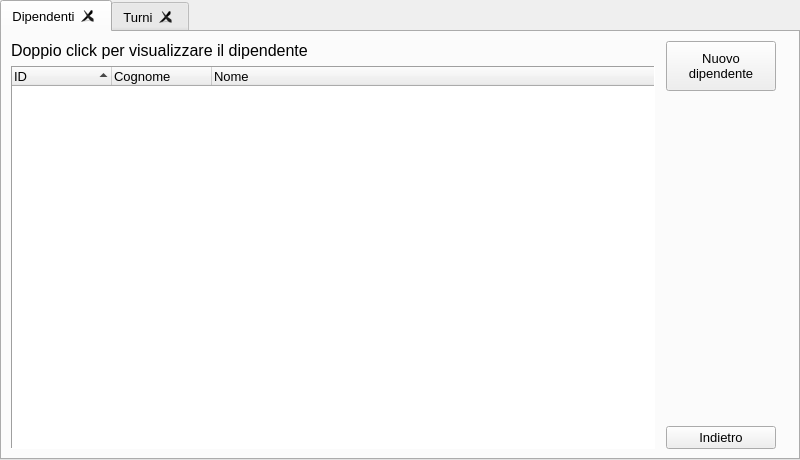
<?xml version="1.0" encoding="UTF-8"?>
<ui version="4.0">
 <class>tabWidget</class>
 <widget class="QTabWidget" name="tabWidget">
  <property name="geometry">
   <rect>
    <x>0</x>
    <y>0</y>
    <width>800</width>
    <height>460</height>
   </rect>
  </property>
  <property name="minimumSize">
   <size>
    <width>800</width>
    <height>460</height>
   </size>
  </property>
  <property name="font">
   <font>
    <family>Arial</family>
    <pointsize>10</pointsize>
   </font>
  </property>
  <property name="windowTitle">
   <string>Gestione Dipendenti</string>
  </property>
  <property name="currentIndex">
   <number>0</number>
  </property>
  <property name="elideMode">
   <enum>Qt::ElideLeft</enum>
  </property>
  <property name="usesScrollButtons">
   <bool>true</bool>
  </property>
  <property name="documentMode">
   <bool>false</bool>
  </property>
  <property name="tabsClosable">
   <bool>true</bool>
  </property>
  <property name="movable">
   <bool>false</bool>
  </property>
  <widget class="QWidget" name="tabDipendenti">
   <property name="font">
    <font>
     <family>Arial</family>
     <pointsize>10</pointsize>
    </font>
   </property>
   <attribute name="title">
    <string>Dipendenti</string>
   </attribute>
   <layout class="QGridLayout" name="gridLayout">
    <property name="rightMargin">
     <number>11</number>
    </property>
    <item row="0" column="0">
     <widget class="QLabel" name="labelDipendenti">
      <property name="sizePolicy">
       <sizepolicy hsizetype="Expanding" vsizetype="Preferred">
        <horstretch>0</horstretch>
        <verstretch>0</verstretch>
       </sizepolicy>
      </property>
      <property name="minimumSize">
       <size>
        <width>350</width>
        <height>0</height>
       </size>
      </property>
      <property name="font">
       <font>
        <family>Arial</family>
        <pointsize>12</pointsize>
        <weight>50</weight>
        <bold>false</bold>
        <underline>false</underline>
        <strikeout>false</strikeout>
        <kerning>true</kerning>
       </font>
      </property>
      <property name="frameShape">
       <enum>QFrame::NoFrame</enum>
      </property>
      <property name="frameShadow">
       <enum>QFrame::Sunken</enum>
      </property>
      <property name="lineWidth">
       <number>1</number>
      </property>
      <property name="midLineWidth">
       <number>0</number>
      </property>
      <property name="text">
       <string>Doppio click per visualizzare il dipendente</string>
      </property>
      <property name="alignment">
       <set>Qt::AlignBottom|Qt::AlignLeading|Qt::AlignLeft</set>
      </property>
      <property name="wordWrap">
       <bool>false</bool>
      </property>
     </widget>
    </item>
    <item row="1" column="0">
     <widget class="QTreeWidget" name="treeWidgetDipendenti">
      <property name="sizePolicy">
       <sizepolicy hsizetype="Expanding" vsizetype="Expanding">
        <horstretch>0</horstretch>
        <verstretch>0</verstretch>
       </sizepolicy>
      </property>
      <property name="minimumSize">
       <size>
        <width>400</width>
        <height>300</height>
       </size>
      </property>
      <property name="maximumSize">
       <size>
        <width>99999</width>
        <height>99999</height>
       </size>
      </property>
      <property name="font">
       <font>
        <family>Arial</family>
        <pointsize>10</pointsize>
       </font>
      </property>
      <property name="frameShape">
       <enum>QFrame::Panel</enum>
      </property>
      <property name="frameShadow">
       <enum>QFrame::Sunken</enum>
      </property>
      <property name="lineWidth">
       <number>1</number>
      </property>
      <property name="sizeAdjustPolicy">
       <enum>QAbstractScrollArea::AdjustToContents</enum>
      </property>
      <property name="editTriggers">
       <set>QAbstractItemView::NoEditTriggers</set>
      </property>
      <property name="alternatingRowColors">
       <bool>true</bool>
      </property>
      <property name="indentation">
       <number>0</number>
      </property>
      <property name="rootIsDecorated">
       <bool>true</bool>
      </property>
      <property name="sortingEnabled">
       <bool>true</bool>
      </property>
      <column>
       <property name="text">
        <string>ID</string>
       </property>
      </column>
      <column>
       <property name="text">
        <string>Cognome</string>
       </property>
      </column>
      <column>
       <property name="text">
        <string>Nome</string>
       </property>
      </column>
     </widget>
    </item>
    <item row="0" column="1" rowspan="2">
     <widget class="QWidget" name="widgetButtons" native="true">
      <property name="sizePolicy">
       <sizepolicy hsizetype="Preferred" vsizetype="Expanding">
        <horstretch>0</horstretch>
        <verstretch>0</verstretch>
       </sizepolicy>
      </property>
      <layout class="QVBoxLayout" name="verticalLayout">
       <property name="leftMargin">
        <number>5</number>
       </property>
       <property name="topMargin">
        <number>0</number>
       </property>
       <property name="rightMargin">
        <number>11</number>
       </property>
       <property name="bottomMargin">
        <number>0</number>
       </property>
       <item>
        <widget class="QPushButton" name="btnNuovoDipendente">
         <property name="sizePolicy">
          <sizepolicy hsizetype="Minimum" vsizetype="Fixed">
           <horstretch>0</horstretch>
           <verstretch>0</verstretch>
          </sizepolicy>
         </property>
         <property name="minimumSize">
          <size>
           <width>110</width>
           <height>50</height>
          </size>
         </property>
         <property name="maximumSize">
          <size>
           <width>130</width>
           <height>60</height>
          </size>
         </property>
         <property name="focusPolicy">
          <enum>Qt::StrongFocus</enum>
         </property>
         <property name="layoutDirection">
          <enum>Qt::LeftToRight</enum>
         </property>
         <property name="text">
          <string>Nuovo
dipendente</string>
         </property>
         <property name="checkable">
          <bool>false</bool>
         </property>
         <property name="checked">
          <bool>false</bool>
         </property>
         <property name="flat">
          <bool>false</bool>
         </property>
        </widget>
       </item>
       <item>
        <spacer name="vSpacerButtons">
         <property name="orientation">
          <enum>Qt::Vertical</enum>
         </property>
         <property name="sizeHint" stdset="0">
          <size>
           <width>20</width>
           <height>40</height>
          </size>
         </property>
        </spacer>
       </item>
       <item>
        <widget class="QPushButton" name="btnIndietro1">
         <property name="text">
          <string>Indietro</string>
         </property>
        </widget>
       </item>
      </layout>
     </widget>
    </item>
   </layout>
  </widget>
  <widget class="QWidget" name="tabTurni">
   <property name="font">
    <font>
     <family>Arial</family>
     <pointsize>10</pointsize>
    </font>
   </property>
   <attribute name="title">
    <string>Turni</string>
   </attribute>
   <layout class="QGridLayout" name="gridLayout_5">
    <item row="0" column="1">
     <widget class="QGroupBox" name="groupBoxCamerieri">
      <property name="sizePolicy">
       <sizepolicy hsizetype="Preferred" vsizetype="Preferred">
        <horstretch>0</horstretch>
        <verstretch>0</verstretch>
       </sizepolicy>
      </property>
      <property name="maximumSize">
       <size>
        <width>290</width>
        <height>16777215</height>
       </size>
      </property>
      <property name="title">
       <string>Camerieri</string>
      </property>
      <property name="flat">
       <bool>false</bool>
      </property>
      <layout class="QGridLayout" name="gridLayout_2">
       <property name="topMargin">
        <number>11</number>
       </property>
       <property name="bottomMargin">
        <number>11</number>
       </property>
       <item row="1" column="0">
        <widget class="QTableWidget" name="tableCamerieri">
         <property name="sizePolicy">
          <sizepolicy hsizetype="Fixed" vsizetype="Expanding">
           <horstretch>0</horstretch>
           <verstretch>0</verstretch>
          </sizepolicy>
         </property>
         <property name="minimumSize">
          <size>
           <width>259</width>
           <height>0</height>
          </size>
         </property>
         <property name="maximumSize">
          <size>
           <width>259</width>
           <height>16777215</height>
          </size>
         </property>
         <property name="font">
          <font>
           <family>Arial</family>
           <pointsize>9</pointsize>
          </font>
         </property>
         <property name="contextMenuPolicy">
          <enum>Qt::DefaultContextMenu</enum>
         </property>
         <property name="acceptDrops">
          <bool>false</bool>
         </property>
         <property name="frameShape">
          <enum>QFrame::Box</enum>
         </property>
         <property name="frameShadow">
          <enum>QFrame::Sunken</enum>
         </property>
         <property name="sizeAdjustPolicy">
          <enum>QAbstractScrollArea::AdjustToContents</enum>
         </property>
         <property name="editTriggers">
          <set>QAbstractItemView::NoEditTriggers</set>
         </property>
         <property name="dragEnabled">
          <bool>false</bool>
         </property>
         <property name="dragDropOverwriteMode">
          <bool>true</bool>
         </property>
         <property name="dragDropMode">
          <enum>QAbstractItemView::InternalMove</enum>
         </property>
         <property name="defaultDropAction">
          <enum>Qt::MoveAction</enum>
         </property>
         <row>
          <property name="text">
           <string/>
          </property>
         </row>
         <row>
          <property name="text">
           <string/>
          </property>
         </row>
         <column>
          <property name="text">
           <string>Mattina</string>
          </property>
         </column>
         <column>
          <property name="text">
           <string>Pomeriggio</string>
          </property>
         </column>
         <item row="0" column="0">
          <property name="text">
           <string/>
          </property>
         </item>
         <item row="0" column="1">
          <property name="text">
           <string/>
          </property>
         </item>
         <item row="1" column="0">
          <property name="text">
           <string/>
          </property>
         </item>
         <item row="1" column="1">
          <property name="text">
           <string/>
          </property>
         </item>
        </widget>
       </item>
       <item row="2" column="0" alignment="Qt::AlignRight|Qt::AlignBottom">
        <widget class="QPushButton" name="btnModificaCamerieri">
         <property name="text">
          <string>Modifica</string>
         </property>
        </widget>
       </item>
      </layout>
     </widget>
    </item>
    <item row="0" column="0">
     <widget class="QGroupBox" name="groupBoxReceptionist">
      <property name="sizePolicy">
       <sizepolicy hsizetype="Preferred" vsizetype="Preferred">
        <horstretch>0</horstretch>
        <verstretch>0</verstretch>
       </sizepolicy>
      </property>
      <property name="maximumSize">
       <size>
        <width>290</width>
        <height>16777215</height>
       </size>
      </property>
      <property name="title">
       <string>Receptionist</string>
      </property>
      <property name="flat">
       <bool>false</bool>
      </property>
      <property name="checkable">
       <bool>false</bool>
      </property>
      <property name="checked">
       <bool>false</bool>
      </property>
      <layout class="QGridLayout" name="gridLayout_3">
       <property name="sizeConstraint">
        <enum>QLayout::SetDefaultConstraint</enum>
       </property>
       <item row="0" column="0">
        <widget class="QTableWidget" name="tableReceptionist">
         <property name="sizePolicy">
          <sizepolicy hsizetype="Fixed" vsizetype="Expanding">
           <horstretch>0</horstretch>
           <verstretch>0</verstretch>
          </sizepolicy>
         </property>
         <property name="minimumSize">
          <size>
           <width>259</width>
           <height>0</height>
          </size>
         </property>
         <property name="maximumSize">
          <size>
           <width>259</width>
           <height>16777215</height>
          </size>
         </property>
         <property name="font">
          <font>
           <family>Arial</family>
           <pointsize>9</pointsize>
          </font>
         </property>
         <property name="frameShape">
          <enum>QFrame::Box</enum>
         </property>
         <property name="sizeAdjustPolicy">
          <enum>QAbstractScrollArea::AdjustToContents</enum>
         </property>
         <property name="editTriggers">
          <set>QAbstractItemView::NoEditTriggers</set>
         </property>
         <property name="showDropIndicator" stdset="0">
          <bool>true</bool>
         </property>
         <property name="dragEnabled">
          <bool>false</bool>
         </property>
         <property name="dragDropMode">
          <enum>QAbstractItemView::InternalMove</enum>
         </property>
         <property name="defaultDropAction">
          <enum>Qt::MoveAction</enum>
         </property>
         <property name="alternatingRowColors">
          <bool>false</bool>
         </property>
         <property name="showGrid">
          <bool>true</bool>
         </property>
         <property name="gridStyle">
          <enum>Qt::SolidLine</enum>
         </property>
         <property name="columnCount">
          <number>2</number>
         </property>
         <row>
          <property name="text">
           <string/>
          </property>
         </row>
         <row>
          <property name="text">
           <string/>
          </property>
         </row>
         <column>
          <property name="text">
           <string>Mattina</string>
          </property>
         </column>
         <column>
          <property name="text">
           <string>Pomeriggio</string>
          </property>
         </column>
         <item row="0" column="0">
          <property name="text">
           <string/>
          </property>
         </item>
         <item row="0" column="1">
          <property name="text">
           <string/>
          </property>
         </item>
         <item row="1" column="0">
          <property name="text">
           <string/>
          </property>
         </item>
         <item row="1" column="1">
          <property name="text">
           <string/>
          </property>
         </item>
        </widget>
       </item>
       <item row="1" column="0" alignment="Qt::AlignRight|Qt::AlignBottom">
        <widget class="QPushButton" name="btnModificaReceptionist">
         <property name="sizePolicy">
          <sizepolicy hsizetype="Minimum" vsizetype="Fixed">
           <horstretch>0</horstretch>
           <verstretch>0</verstretch>
          </sizepolicy>
         </property>
         <property name="text">
          <string>Modifica</string>
         </property>
        </widget>
       </item>
      </layout>
     </widget>
    </item>
    <item row="1" column="1" alignment="Qt::AlignRight|Qt::AlignBottom">
     <widget class="QPushButton" name="btnIndietro2">
      <property name="text">
       <string>Indietro</string>
      </property>
     </widget>
    </item>
   </layout>
  </widget>
 </widget>
 <resources/>
 <connections/>
</ui>
